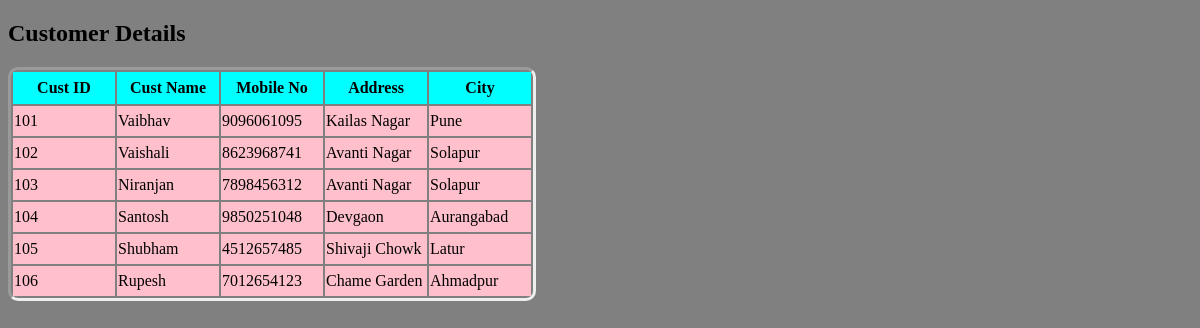
The page /CustomerApp on the database its author committed.
### CustomerApp/models.py (models this page shows, shortened)
class Cust(models.Model):
    custid = models.IntegerField()
    custname = models.CharField(max_length=20)
    mobile = models.IntegerField()
    address = models.CharField(max_length=100)
    city = models.CharField(max_length=20)

### CustomerApp/views.py (the view)
# urls.py: re_path(r'^CustomerApp$',views.cust_input)
def cust_input(request):
    custs = Cust.objects.all()
    return render(request,'base.html',{'cust_d':custs})

### templates/base.html (shortened to what this page needs)
<!DOCTYPE html>
<html>
<head>
</head>
<body>
    <h2> Customer Details</h2>
    {% if cust_d %}
        <table>
            <thead>
                <th>Cust ID</th>
                <th>Cust Name</th>
                <th>Mobile No</th>
                <th>Address</th>
                <th>City</th>
            </thead>
            {% for p in cust_d %}
                <tr>
                    <td>{{p.custid}}</td>
                    <td>{{p.custname}}</td>
                    <td>{{p.mobile}}</td>
                    <td>{{p.address}}</td>
                    <td>{{p.city}}</td>
                </tr>
            {% endfor %}
        </table>
    {% else %}
        <h3>No customer records are found</h3>
    {% endif %}
</body>
</html>

### templates/base.html (style rules this page uses)
table { border: 3px; border-radius: 10px; border-style: inset; }
th { background-color: cyan; width: 100px; height: 30px; }
tr { background-color: pink; height: 30px; }
body { background-color: grey; }

### rows shown on the page
Cust: custid "101", custname "Vaibhav", mobile "9096061095", address "Kailas Nagar", city "Pune"
Cust: custid "102", custname "Vaishali", mobile "8623968741", address "Avanti Nagar", city "Solapur"
Cust: custid "103", custname "Niranjan", mobile "7898456312", address "Avanti Nagar", city "Solapur"
Cust: custid "104", custname "Santosh", mobile "9850251048", address "Devgaon", city "Aurangabad"
Cust: custid "105", custname "Shubham", mobile "4512657485", address "Shivaji Chowk", city "Latur"
Cust: custid "106", custname "Rupesh", mobile "7012654123", address "Chame Garden", city "Ahmadpur"
